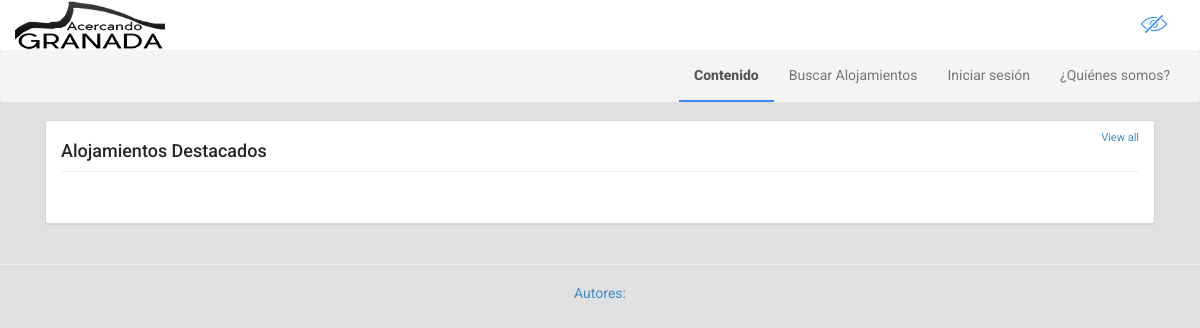
Page /GRXDev/index.php on the earlier database version.
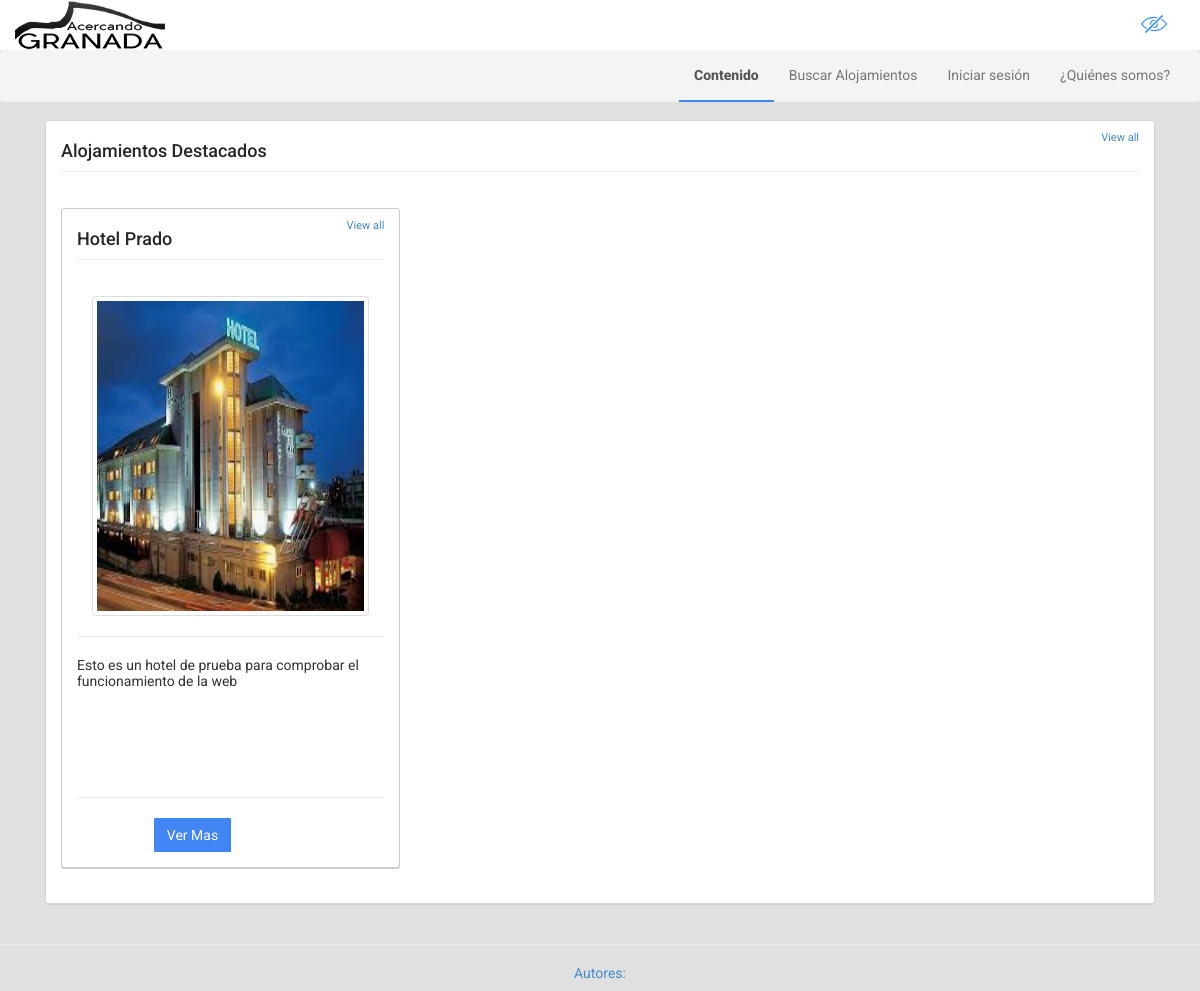
Same page on the later database version.
### tables this page shows
CREATE TABLE IF NOT EXISTS `valoracionalojamiento` (
  `ID_Alojamiento` int(11) NOT NULL,
  `ID_Usuario` int(11) NOT NULL,
  `Valoracion` int(11) NOT NULL
);

CREATE TABLE IF NOT EXISTS `alojamiento` (
  `ID` int(10) NOT NULL,
  `Nombre` varchar(255) NOT NULL,
  `Direccion` varchar(255) NOT NULL,
  `Descripcion` varchar(255) NOT NULL,
  `Tipo_alojamiento` int(10) NOT NULL,
  `ID_Dueno` int(10) NOT NULL,
  `Fecha_alta` int(10) NOT NULL,
  `ID_Validador` int(10) NOT NULL,
  `Fecha_validacion` varchar(20) NOT NULL
);

### GRXDev/conexionBD.php (called while the page is built)
<?php
include "BD.php";
$datos = new BD("localhost", "root", "", "GRXDev");
?>

### GRXDev/BD.php (called while the page is built, shortened)
<?php
class BD {
    private $localhost;
    private $user;
    private $pass;
    private $conexion = false;
    public function BD($direccion, $usuario, $contrasenia, $basedatos) {
        $this->localhost = $direccion;
        $this->user = $usuario;
        $this->pass = $contrasenia;
        $this->database = $basedatos;
    }
    public function GetMyConnection() {
        if ($this->conexion)
            return $this->conexion;
        $this->conexion = mysql_connect($this->localhost, $this->user, $this->pass) or die('Could not connect to server.');
        return $this->conexion;
    }
    public function Query($cadena) {
        return $res = mysql_query($cadena, $this->GetMyConnection());
    }
}

### GRXDev/inicio.php (the view, shortened to what this page needs)
<?php
include 'conexionBD.php';
?>
<div class="container" id="main">
     <div class="col-md-12 col-sm-12">
    	<div class="panel panel-default">
           <div class="panel-heading"><a href="#" class="pull-right">View all</a> <h4>Alojamientos Destacados</h4></div>
        <div class="panel-body">
    <div class="row">
	<?php
	$select="SELECT ID_Alojamiento, AVG(Valoracion) FROM valoracionalojamiento GROUP BY ID_Alojamiento ORDER BY AVG(Valoracion)";
	$result=$datos->query($select);
	$cont=0;
	while($row = mysql_fetch_array($result)){
		if($cont<6){
			$select2="SELECT * FROM alojamiento WHERE ID=".$row['ID_Alojamiento'];
			$cont++;
			$result2=$datos->query($select2);
			$rowalo = mysql_fetch_array($result2);
			if($rowalo['src_img']==null){
				$imagen="images/h_prueba.jpg";
			}
			else{
				$imagen=$rowalo['src_img'];
			}
			?>
			<div class="col-md-4 col-sm-6">
				<div class="panel panel-default">
					<div class="panel-heading"><a href="#" class="pull-right">View all</a> <h4><?php echo $rowalo['Nombre'] ?></h4></div>
					<div class="panel-body">
					<img src="<?php echo $imagen?>" class="img-responsive img-thumbnail pull-center" style="margin-left:5%; width:90%; height:40%;">
					<hr>
					<div style="height:15%">
					<p><?php echo $rowalo['Descripcion']?></p>
					</div>
					<hr>
					<button class="btn btn-primary" style="margin-left:25%" onClick="location.href = 'index.php?cat=alojamiento&ID_Alojamiento=<?php echo $rowalo['ID']?>'" >Ver Mas</button>
            </div>
         </div>
    </div>
			<?php
		}
	}
	?>
    </div>
</div>
</div>
</div>
    </div>

Differences in the rows shown:
added valoracionalojamiento: alojamiento.Nombre "Hotel Prado", alojamiento.Descripcion "Esto es un hotel de prueba para comprobar el funcionamiento de la web"
